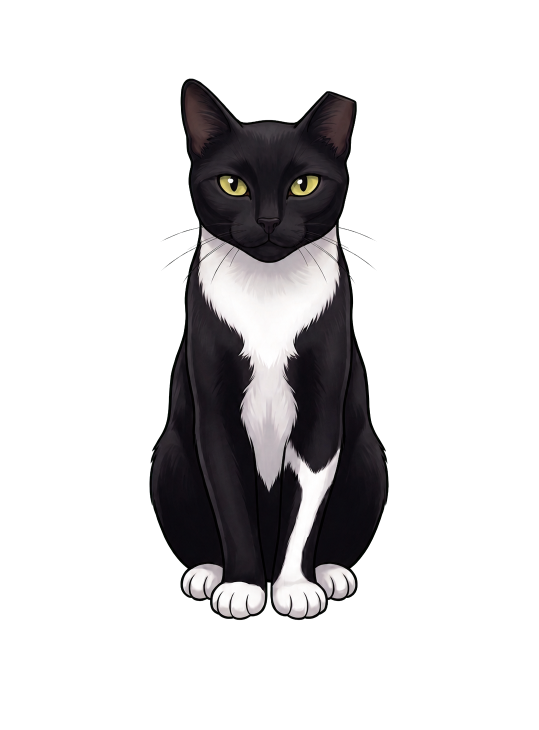
#> input picture assets/imports/2026-06-30 hatch-work/decoded/base.png, 1078 x 1460 px, found by its file name (shown at 1/2 size); its folder holds 3 pictures in this run
$ python build_ajman_pet.py
#> lines starting #> are read from the running program, lines starting #| are printed output that depends on the picture; after the words box and inside, x2 and y2 are one past the last pixel; in counts of white or black regions, pixels touching at a corner belong together
#!/usr/bin/env python3
"""Build Ajman, a Codex-compatible animated pet atlas."""

from __future__ import annotations

import json
import shutil
import subprocess
from pathlib import Path

from PIL import Image, ImageDraw, ImageEnhance


RUN_DIR = Path("/Users/kazys/Documents/Codex/2026-06-30/hi/work/hatch-pet/ajman")
OUTPUTS_DIR = Path("/Users/kazys/Documents/Codex/2026-06-30/hi/outputs")
SKILL_DIR = Path("/Users/kazys/.codex/vendor_imports/skills/skills/.curated/hatch-pet")
PYTHON = Path("/Users/kazys/.cache/codex-runtimes/codex-primary-runtime/dependencies/python/bin/python3")

CELL_W = 192
CELL_H = 208
BASE_MAX_W = 152
BASE_MAX_H = 184

ROWS = {
    "idle": 6,
    "running-right": 8,
    "running-left": 8,
    "waving": 4,
    "jumping": 5,
    "failed": 8,
    "waiting": 6,
    "running": 6,
    "review": 6,
}


def clear_transparent_rgb(image: Image.Image) -> Image.Image:
    rgba = image.convert("RGBA")
    data = bytearray(rgba.tobytes())
    for index in range(0, len(data), 4):
        if data[index + 3] == 0:
            data[index] = 0
            data[index + 1] = 0
            data[index + 2] = 0
    return Image.frombytes("RGBA", rgba.size, bytes(data))


def load_sprite(filename: str) -> Image.Image:
#> called with filename = 'base.png'
    image = Image.open(RUN_DIR / "decoded" / filename).convert("RGBA")
#> image is the input picture: PIL image 1078x1460 RGBA; mean R, G, B, A 18.9, 17.8, 18.6, 60.1
    alpha = image.getchannel("A")
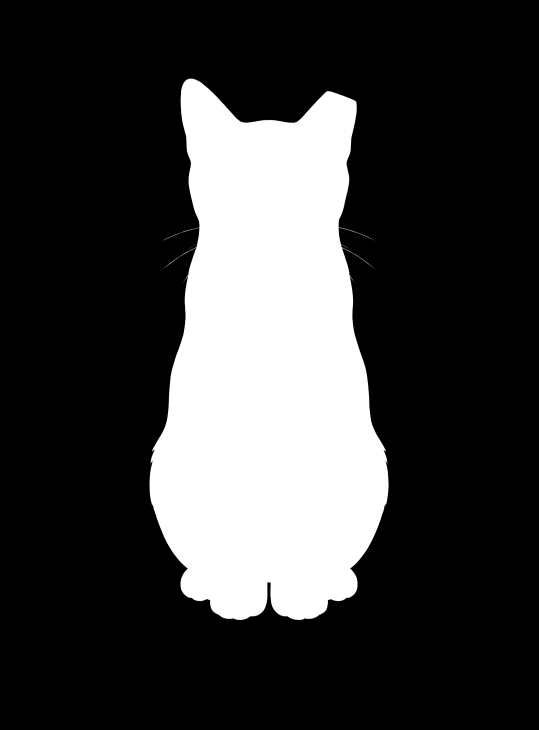
#> alpha: PIL image 1078x1460 L (shown at 1/2 size); min 0, max 255, mean 60.1
    bbox = alpha.point(lambda p: 255 if p > 8 else 0).getbbox()
#> bbox = (298, 157, 778, 1241)
    if bbox is None:
        raise SystemExit(f"{filename} has no visible pixels")

    cropped = image.crop(bbox)
    cropped.thumbnail((BASE_MAX_W, BASE_MAX_H), Image.Resampling.LANCZOS)
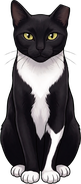
#> cropped: PIL image 81x184 RGBA; mean R, G, B, A 57.3, 54.2, 56.7, 182; transparent parts drawn white
    return clear_transparent_rgb(cropped)
#> the loop in clear_transparent_rgb, `for index in range(0, len(data), 4):` made 14904 passes
#> index on passes 2 to 4: 4, 8, 12


BASE = load_sprite("base.png")
RAISED = load_sprite("raised-paw.png")
#> call 2 of load_sprite, with filename = 'raised-paw.png'
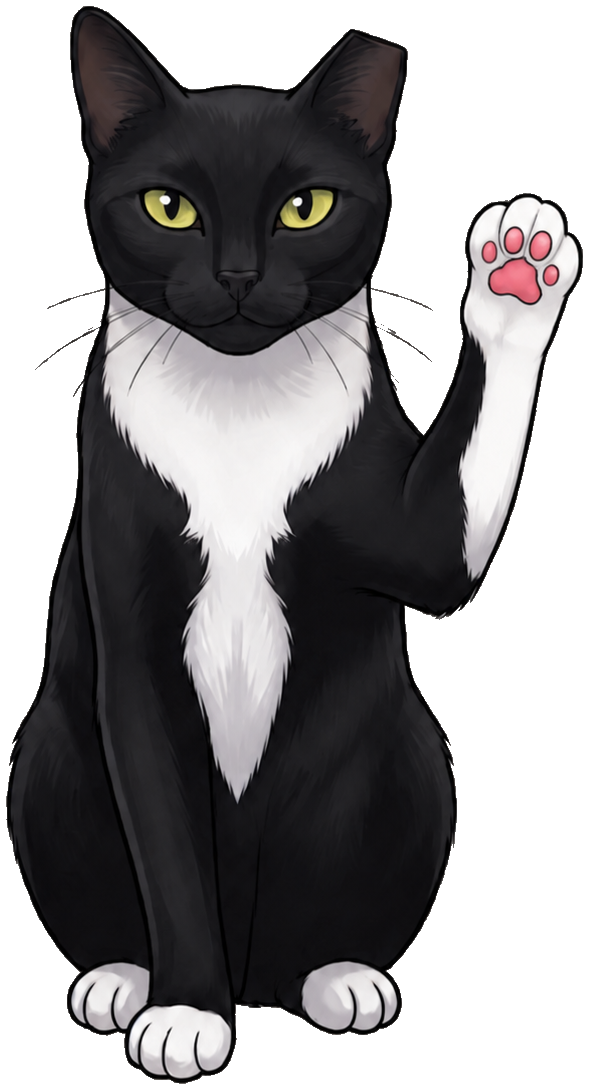
#> input picture assets/imports/2026-06-30 hatch-work/decoded/raised-paw.png, 589 x 1090 px, found by its file name
#> in load_sprite, image is the input picture: PIL image 589x1090 RGBA; mean R, G, B, A 46.2, 44.7, 45.9, 152.7
#> in load_sprite (call 2), `alpha = image.getchannel("A")`:
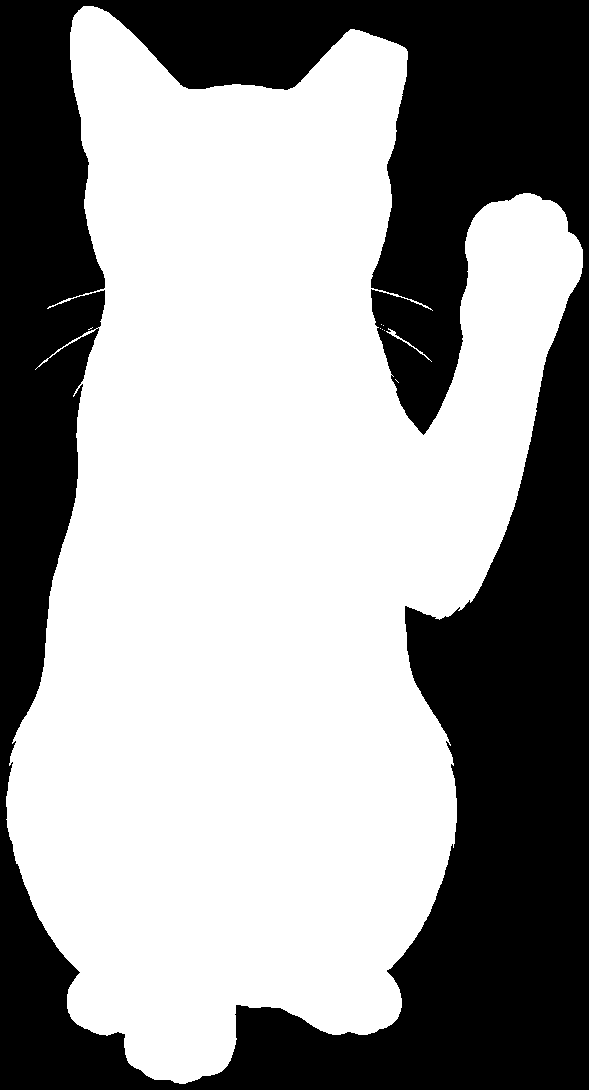
#> alpha: PIL image 589x1090 L; 59.9% white; 1 black region, box (x1, y1, x2, y2) and area: (0, 0, 589, 1090) 257555
#> in load_sprite (call 2), `bbox = alpha.point(lambda p: 255 if p > 8 else 0).getbbox()`: bbox = (6, 6, 583, 1084)
#> the loop in clear_transparent_rgb (call 2), `for index in range(0, len(data), 4):` made 18032 passes
RAISED_BODY_DX = 9


def make_sprite_frame(
    source: Image.Image,
    *,
    dx: float = 0,
    dy: float = 0,
    scale_x: float = 1.0,
    scale_y: float = 1.0,
    rotate: float = 0,
    darken: float = 1.0,
) -> tuple[Image.Image, tuple[int, int, int, int]]:
    width = max(1, round(source.width * scale_x))
    height = max(1, round(source.height * scale_y))
    sprite = source.resize((width, height), Image.Resampling.LANCZOS)
    if darken != 1.0:
        rgb = ImageEnhance.Brightness(sprite.convert("RGB")).enhance(darken)
        sprite = Image.merge("RGBA", (*rgb.split(), sprite.getchannel("A")))
    if rotate:
        sprite = sprite.rotate(rotate, expand=True, resample=Image.Resampling.BICUBIC)

    cell = Image.new("RGBA", (CELL_W, CELL_H), (0, 0, 0, 0))
    center_x = CELL_W / 2 + dx
    baseline = CELL_H - 8 + dy
    left = round(center_x - sprite.width / 2)
    top = round(baseline - sprite.height)
    cell.alpha_composite(sprite, (left, top))
    placed = (left, top, left + sprite.width, top + sprite.height)
    return clear_transparent_rgb(cell), placed


def make_frame(**kwargs) -> tuple[Image.Image, tuple[int, int, int, int]]:
    return make_sprite_frame(BASE, **kwargs)


def make_raised_frame(**kwargs) -> tuple[Image.Image, tuple[int, int, int, int]]:
    kwargs["dx"] = kwargs.get("dx", 0) + RAISED_BODY_DX
    return make_sprite_frame(RAISED, **kwargs)


def eye_points(placed: tuple[int, int, int, int]) -> list[tuple[float, float]]:
    left, top, right, bottom = placed
    width = right - left
    height = bottom - top
    return [
        (left + width * 0.39, top + height * 0.285),
        (left + width * 0.62, top + height * 0.285),
    ]


def draw_blink(frame: Image.Image, placed: tuple[int, int, int, int], strength: float = 1.0) -> None:
    draw = ImageDraw.Draw(frame, "RGBA")
    for x, y in eye_points(placed):
        w = 12 * strength
        h = 4 * strength
        draw.rounded_rectangle(
            (x - w, y - h, x + w, y + h),
            radius=max(1, round(h)),
            fill=(19, 19, 24, 235),
        )
        draw.line((x - w + 2, y, x + w - 2, y), fill=(0, 0, 0, 255), width=2)


def draw_squint(frame: Image.Image, placed: tuple[int, int, int, int]) -> None:
    draw = ImageDraw.Draw(frame, "RGBA")
    for x, y in eye_points(placed):
        draw.arc((x - 13, y - 9, x + 13, y + 9), 195, 345, fill=(0, 0, 0, 235), width=3)


def draw_wave_paw(frame: Image.Image, placed: tuple[int, int, int, int], lift: float) -> None:
    draw = ImageDraw.Draw(frame, "RGBA")
    left, top, right, bottom = placed
    px = right - 26 + 5 * lift
    py = top + 119 - 29 * lift
    draw.line((right - 41, top + 125, px - 4, py + 12), fill=(24, 24, 30, 230), width=7)
    draw.ellipse((px - 11, py - 10, px + 13, py + 12), fill=(250, 248, 244, 255), outline=(16, 16, 20, 245), width=2)
    for toe in (-5, 0, 5):
        draw.line((px + toe, py + 3, px + toe + 1, py + 10), fill=(92, 87, 91, 210), width=1)


def draw_small_paw(frame: Image.Image, placed: tuple[int, int, int, int], phase: float) -> None:
    draw = ImageDraw.Draw(frame, "RGBA")
    left, top, right, bottom = placed
    px = left + (right - left) * 0.64 + phase
    py = top + (bottom - top) * 0.66
    draw.ellipse((px - 9, py - 8, px + 10, py + 9), fill=(249, 247, 243, 250), outline=(20, 20, 24, 230), width=2)


def save_state(state: str, frames: list[Image.Image]) -> None:
    state_dir = RUN_DIR / "frames" / state
    state_dir.mkdir(parents=True, exist_ok=True)
    for index, frame in enumerate(frames):
        clear_transparent_rgb(frame).save(state_dir / f"{index:02d}.png")


def generate_frames() -> None:
    frames_root = RUN_DIR / "frames"
    if frames_root.exists():
        shutil.rmtree(frames_root)
    frames_root.mkdir(parents=True)

    idle_specs = [
        dict(scale_y=1.000, dy=0),
        dict(scale_y=1.012, dy=-1),
        dict(scale_y=1.004, dy=0),
        dict(scale_y=0.996, dy=1),
        dict(scale_y=1.010, dy=-1),
        dict(scale_y=1.000, dy=0),
    ]
    idle = []
    for index, spec in enumerate(idle_specs):
        frame, placed = make_frame(**spec)
        if index == 2:
            draw_blink(frame, placed)
        idle.append(frame)
#> this loop made 6 passes
#> placed on passes 1, 2, 4, 5, 6: (56, 16, 137, 200), (56, 13, 137, 199), (56, 18, 137, 201), (56, 13, 137, 199), (56, 16, 137, 200)
#> after the loop, idle = 6 items
    save_state("idle", idle)
#> the loop in save_state, `for index, frame in enumerate(frames):` made 6 passes

    right = []
    for dx, dy, rot in [(-7, 0, -2), (-3, -1, 1), (2, 0, -1), (7, -2, 2), (9, 0, 1), (5, 1, -1), (0, 0, 1), (-4, -1, -1)]:
        frame, _placed = make_frame(dx=dx, dy=dy, rotate=rot)
        right.append(frame)
#> after the loop, right = 8 items
    save_state("running-right", right)
#> the loop in save_state (call 2), `for index, frame in enumerate(frames):` made 8 passes

    left = []
    for dx, dy, rot in [(7, 0, 2), (3, -1, -1), (-2, 0, 1), (-7, -2, -2), (-9, 0, -1), (-5, 1, 1), (0, 0, -1), (4, -1, 1)]:
        frame, _placed = make_frame(dx=dx, dy=dy, rotate=rot)
        left.append(frame)
#> after the loop, left = 8 items
    save_state("running-left", left)

    wave = []
    for dx, dy, rot in [(-1, 0, -1), (1, -2, 1), (3, -1, 2), (0, 0, -1)]:
        frame, _placed = make_raised_frame(dx=dx, dy=dy, rotate=rot)
        wave.append(frame)
#> after the loop, wave = 4 items
    save_state("waving", wave)

    jump = []
    for spec in [
        dict(scale_x=1.025, scale_y=0.975, dy=3),
        dict(scale_x=0.990, scale_y=1.015, dy=-9),
        dict(scale_x=1.000, scale_y=1.000, dy=-12),
        dict(scale_x=0.995, scale_y=1.010, dy=-12),
        dict(scale_x=1.020, scale_y=0.985, dy=1),
    ]:
        frame, _placed = make_frame(**spec)
        jump.append(frame)
#> after the loop, jump = 5 items
    save_state("jumping", jump)

    failed = []
    for index, (dx, dy, rot) in enumerate([(0, 4, -2), (1, 5, -3), (0, 6, -2), (-1, 5, -1), (0, 6, 1), (1, 5, 2), (0, 5, 1), (0, 4, 0)]):
        frame, placed = make_frame(dx=dx, dy=dy, rotate=rot, scale_y=0.985, darken=0.90)
        draw_blink(frame, placed, strength=0.95)
        if index in (2, 5):
            draw = ImageDraw.Draw(frame, "RGBA")
            for x, y in eye_points(placed)[:1]:
                draw.ellipse((x - 2, y + 8, x + 3, y + 16), fill=(105, 165, 225, 220))
        failed.append(frame)
#> this loop made 8 passes
#> pass 1, in make_sprite_frame (call 32), `sprite = sprite.rotate(rotate, expand=True, resample=Image.Resampling...`:
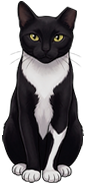
#> sprite: PIL image 89x185 RGBA; mean R, G, B, A 45.3, 42.8, 44.7, 161.9; transparent parts drawn white
#> after the loop:
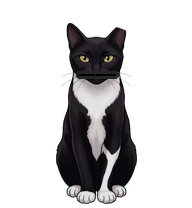
#> frame: PIL image 192x208 RGBA; mean R, G, B, A 18.6, 17.6, 18.4, 66.7; transparent parts drawn white
#> after the loop, failed = 8 items
    save_state("failed", failed)

    waiting = []
    for dx, dy, rot in [(-1, 0, -1), (1, -2, 1), (3, -1, 2), (2, 0, 1), (0, -1, -1), (-1, 0, 0)]:
        frame, _placed = make_raised_frame(dx=dx, dy=dy, rotate=rot)
        waiting.append(frame)
#> after the loop, waiting = 6 items
    save_state("waiting", waiting)

    running = []
    for index, (dx, dy, rot) in enumerate([(-2, 0, 1), (0, -1, -1), (2, 0, 1), (1, -2, -1), (-1, 0, 1), (0, -1, 0)]):
        frame, placed = make_frame(dx=dx, dy=dy, rotate=rot)
        if index in (1, 3):
            draw_small_paw(frame, placed, phase=3 if index == 1 else -2)
        if index == 4:
            draw_squint(frame, placed)
        running.append(frame)
#> this loop made 6 passes
#> placed on passes 1, 3, 6: (52, 14, 137, 200), (56, 14, 141, 200), (56, 15, 137, 199)
#> (px in draw_small_paw, py in draw_small_paw) on passes 2, 4: (111.4, 135.8), (106.4, 134.8)
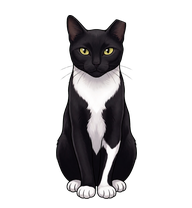
#> frame: PIL image 192x208 RGBA; mean R, G, B, A 21.4, 20.2, 21.1, 67.9; transparent parts drawn white
#> after the loop, running = 6 items
    save_state("running", running)

    review = []
    for index, (scale_y, dy, rot) in enumerate([(1.00, 0, 0), (1.012, -1, 1), (1.018, -2, 1), (1.010, -1, -1), (1.004, 0, 0), (1.00, 0, 0)]):
        frame, placed = make_frame(scale_y=scale_y, dy=dy, rotate=rot)
        if index in (0, 1, 2, 3, 4):
            draw_squint(frame, placed)
        review.append(frame)
#> this loop made 6 passes
#> after the loop, review = 6 items
    save_state("review", review)

    manifest = {
        "schema_version": 1,
        "chroma_key": {"hex": "#00FF00", "rgb": [0, 255, 0]},
        "rows": [
            {
                "state": state,
                "frames": count,
                "method": "components",
                "source": "deterministic animation from cleaned Ajman base sprite and raised-paw pose",
            }
            for state, count in ROWS.items()
        ],
    }
    (frames_root / "frames-manifest.json").write_text(json.dumps(manifest, indent=2) + "\n", encoding="utf-8")


def run_checked(*args: str) -> None:
    subprocess.run([str(PYTHON), *args], check=True)
#> (this line was passed over: subprocess is not available in this run)


def package_outputs() -> None:
    package_dir = RUN_DIR / "package" / "ajman"
    package_dir.mkdir(parents=True, exist_ok=True)
    shutil.copy2(RUN_DIR / "final/spritesheet.webp", package_dir / "spritesheet.webp")
    (package_dir / "pet.json").write_text(
        json.dumps(
            {
                "id": "ajman",
                "displayName": "Ajman",
                "description": "A calm tuxedo cat Codex pet with yellow-green eyes and white paws.",
                "spritesheetPath": "spritesheet.webp",
            },
            indent=2,
        )
        + "\n",
        encoding="utf-8",
    )

    OUTPUTS_DIR.mkdir(parents=True, exist_ok=True)
    shutil.copy2(RUN_DIR / "final/spritesheet.webp", OUTPUTS_DIR / "ajman-spritesheet.webp")
    shutil.copy2(package_dir / "pet.json", OUTPUTS_DIR / "ajman-pet.json")
    shutil.copy2(RUN_DIR / "qa/contact-sheet.png", OUTPUTS_DIR / "ajman-contact-sheet.png")
    archive_base = OUTPUTS_DIR / "ajman-codex-pet"
    archive_path = shutil.make_archive(str(archive_base), "zip", root_dir=RUN_DIR / "package", base_dir="ajman")

    summary = {
        "ok": True,
        "package_dir": str(package_dir),
        "spritesheet": str(RUN_DIR / "final/spritesheet.webp"),
        "pet_json": str(package_dir / "pet.json"),
        "contact_sheet": str(RUN_DIR / "qa/contact-sheet.png"),
        "validation": str(RUN_DIR / "final/validation.json"),
        "review": str(RUN_DIR / "qa/review.json"),
        "previews": str(RUN_DIR / "qa/previews"),
        "outputs": {
            "spritesheet": str(OUTPUTS_DIR / "ajman-spritesheet.webp"),
            "pet_json": str(OUTPUTS_DIR / "ajman-pet.json"),
            "contact_sheet": str(OUTPUTS_DIR / "ajman-contact-sheet.png"),
            "zip": archive_path,
        },
    }
    (RUN_DIR / "qa/run-summary.json").write_text(json.dumps(summary, indent=2) + "\n", encoding="utf-8")


def main() -> None:
    generate_frames()
    (RUN_DIR / "final").mkdir(parents=True, exist_ok=True)
    (RUN_DIR / "qa/previews").mkdir(parents=True, exist_ok=True)

    run_checked(
        str(SKILL_DIR / "scripts/inspect_frames.py"),
        "--frames-root",
        str(RUN_DIR / "frames"),
        "--json-out",
        str(RUN_DIR / "qa/review.json"),
        "--require-components",
    )
    run_checked(
        str(SKILL_DIR / "scripts/compose_atlas.py"),
        "--frames-root",
        str(RUN_DIR / "frames"),
        "--output",
        str(RUN_DIR / "final/spritesheet.png"),
        "--webp-output",
        str(RUN_DIR / "final/spritesheet.webp"),
    )
    run_checked(
        str(SKILL_DIR / "scripts/validate_atlas.py"),
        str(RUN_DIR / "final/spritesheet.webp"),
        "--json-out",
        str(RUN_DIR / "final/validation.json"),
    )
    run_checked(
        str(SKILL_DIR / "scripts/make_contact_sheet.py"),
        str(RUN_DIR / "final/spritesheet.webp"),
        "--output",
        str(RUN_DIR / "qa/contact-sheet.png"),
    )
    run_checked(
        str(SKILL_DIR / "scripts/render_animation_previews.py"),
        "--frames-root",
        str(RUN_DIR / "frames"),
        "--output-dir",
        str(RUN_DIR / "qa/previews"),
    )
    package_outputs()
    print(json.dumps(json.loads((RUN_DIR / "qa/run-summary.json").read_text()), indent=2))


if __name__ == "__main__":
#> (the run stopped early here; a loop or call above may not have finished)
